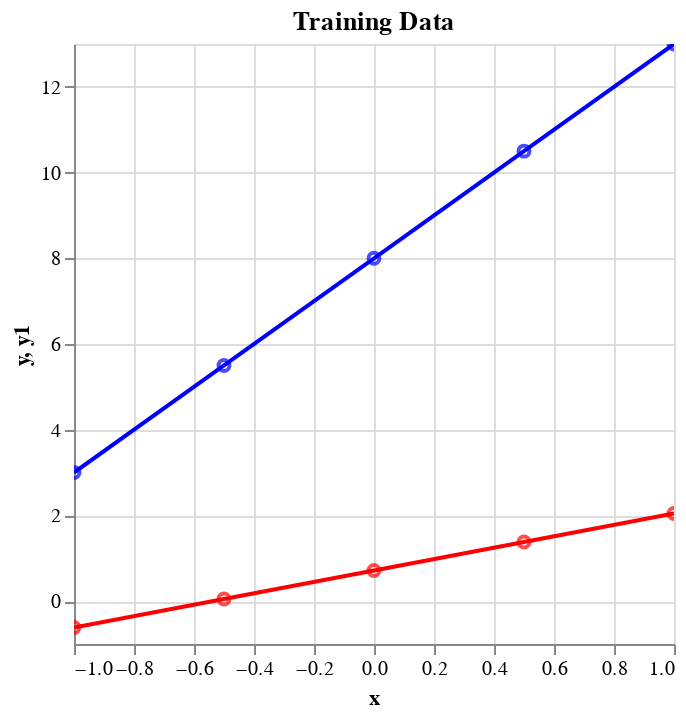

Notebook code for this chart:
### Code cell
simple_neuron = Linear(1, 1)
viz(simple_neuron)

### Figure 1 — Vega-Lite specification as saved in the notebook (floating-point values rounded to 4 significant figures)
{"config": {"view": {"continuousWidth": 300, "continuousHeight": 300}}, "layer": [{"mark": {"type": "line", "color": "blue"}, "encoding": {"x": {"field": "x", "type": "quantitative"}, "y": {"field": "y", "type": "quantitative"}}, "name": "view_17", "title": "Training Data"}, {"mark": {"type": "point", "color": "blue"}, "encoding": {"x": {"field": "x", "type": "quantitative"}, "y": {"field": "y", "type": "quantitative"}}, "title": "Training Data"}, {"layer": [{"mark": {"type": "line", "color": "red"}, "encoding": {"x": {"field": "x", "type": "quantitative"}, "y": {"field": "y1", "type": "quantitative"}}, "title": "Model Prediction"}, {"mark": {"type": "point", "color": "red"}, "encoding": {"x": {"field": "x", "type": "quantitative"}, "y": {"field": "y1", "type": "quantitative"}}, "title": "Model Prediction"}]}], "data": {"name": "data-62755caa08c311b6a7b195bdbc30705f"}, "params": [{"name": "param_48", "select": {"type": "interval", "encodings": ["x", "y"]}, "bind": "scales", "views": ["view_17"]}], "$schema": "https://vega.github.io/schema/vega-lite/v5.20.1.json", "datasets": {"data-62755caa08c311b6a7b195bdbc30705f": [{"x": -1.0, "y": 3.0, "y1": -0.6163}, {"x": -0.5, "y": 5.5, "y1": 0.04949}, {"x": 0.0, "y": 8.0, "y1": 0.7153}, {"x": 0.5, "y": 10.5, "y1": 1.381}, {"x": 1.0, "y": 13.0, "y1": 2.047}]}}
